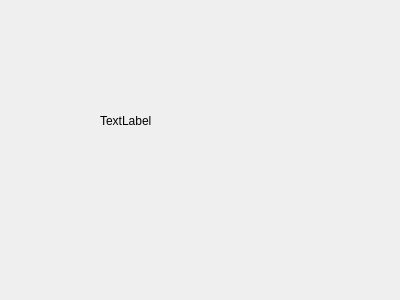
<?xml version="1.0" encoding="UTF-8"?>
<ui version="4.0">
 <class>MainWindow</class>
 <widget class="QMainWindow" name="MainWindow">
  <property name="geometry">
   <rect>
    <x>0</x>
    <y>0</y>
    <width>400</width>
    <height>300</height>
   </rect>
  </property>
  <property name="windowTitle">
   <string>MainWindow</string>
  </property>
  <widget class="QWidget" name="centralWidget">
   <widget class="QLabel" name="label">
    <property name="geometry">
     <rect>
      <x>100</x>
      <y>90</y>
      <width>171</width>
      <height>61</height>
     </rect>
    </property>
    <property name="text">
     <string>TextLabel</string>
    </property>
   </widget>
  </widget>
 </widget>
 <layoutdefault spacing="6" margin="11"/>
 <resources/>
 <connections/>
</ui>
